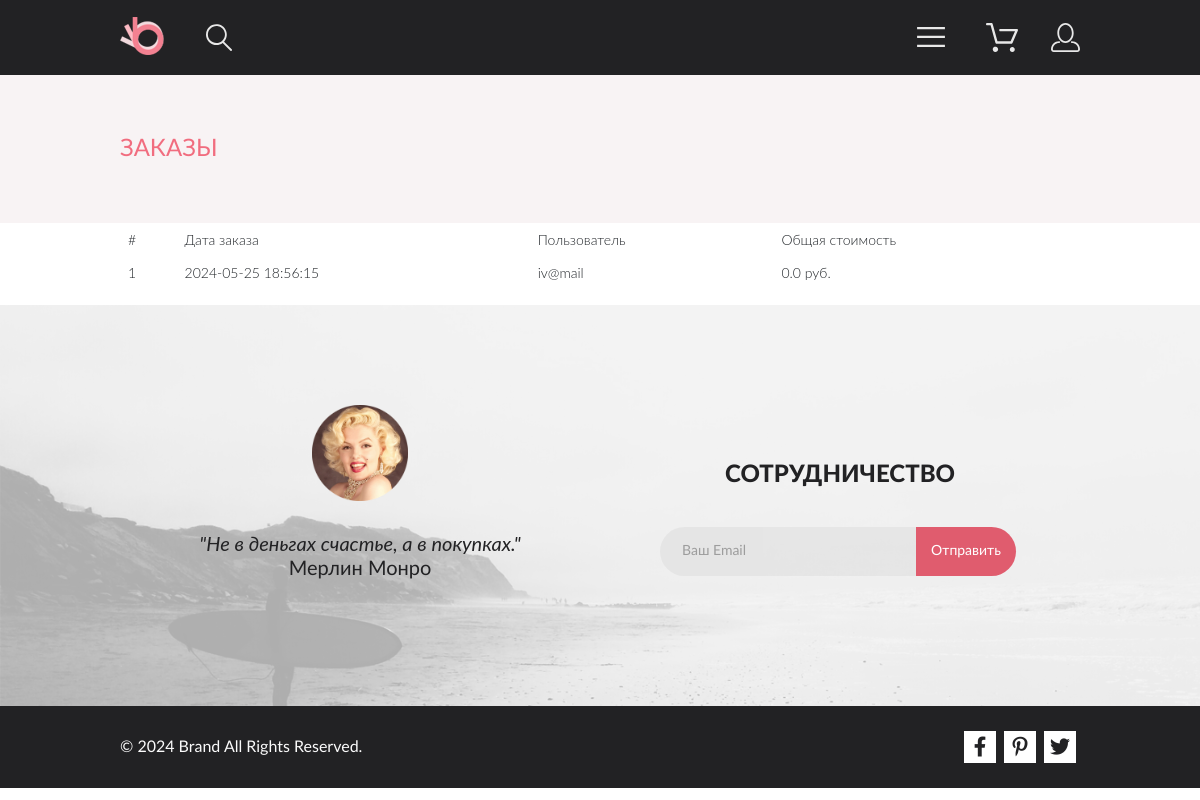
The page /orders on the database its author committed.
### models.py (models this page shows, shortened)
class Order(db.Model):
    id = db.Column(db.Integer, primary_key=True)
    user_id = db.Column(db.Integer, db.ForeignKey('user.id'), nullable=False)
    total_price = db.Column(db.Float, nullable=False)
    date_ordered = db.Column(db.DateTime, nullable=False, default=datetime.utcnow)
    products = db.relationship('OrderProduct', backref='order', lazy=True)

class User(db.Model):
    id = db.Column(db.Integer, primary_key=True)
    first_name = db.Column(db.String(50), nullable=False)
    last_name = db.Column(db.String(50), nullable=False)
    email = db.Column(db.String(120), unique=True, nullable=False)
    password_hash = db.Column(db.String(128), nullable=False)
    bonuses = db.Column(db.Integer, nullable=False, default=0)
    orders = db.relationship('Order', backref='user', lazy=True)

### main.py (the view)
@app.route('/orders')
def orders():
    orders = Order.query.all()
    return render_template('orders.html', orders=orders)

### templates/orders.html (shortened to what this page needs)
{% extends 'base.html' %}
{% block body %}
<main class="main">
    <section class="heading">
        <h2 class="heading__heading container">Заказы</h2>
    </section>
    <section class="orders container">
        <table class="table">
            <thead>
                <tr>
                    <th scope="col">#</th>
                    <th scope="col">Дата заказа</th>
                    <th scope="col">Пользователь</th>
                    <th scope="col">Общая стоимость</th>
                </tr>
            </thead>
            <tbody>
                {% for order in orders %}
                <tr>
                    <th scope="row">{{ order.id }}</th>
                    <td>{{ order.date_ordered.strftime('%Y-%m-%d %H:%M:%S') }}</td>
                    <td>{{ order.user.email }}</td>
                    <td>{{ order.total_price }} руб.</td>
                </tr>
                {% endfor %}
            </tbody>
        </table>
    </section>
</main>
{% endblock %}

### rows shown on the page
Order: id "1", date_ordered "2024-05-25 18:56:15", user.email "iv@mail", total_price "0.0"
